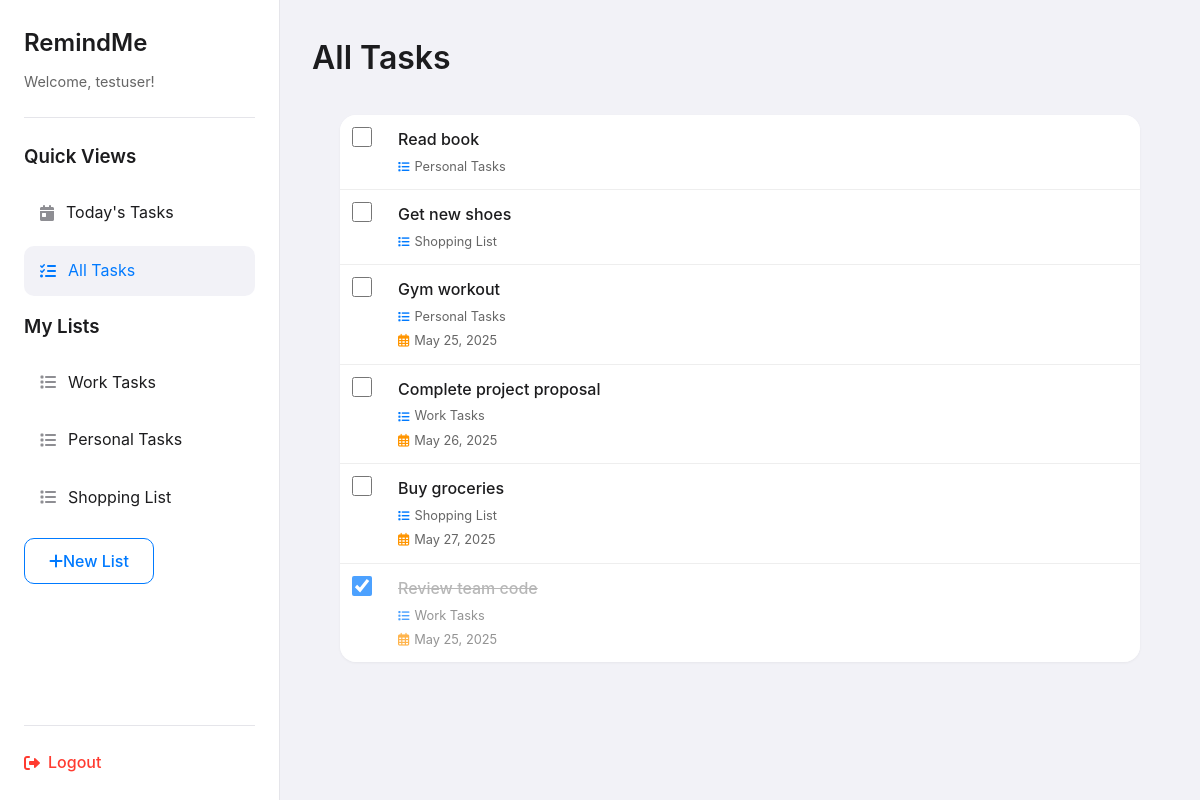
/dashboard.php (signed in), run on the app's committed database.
### tables this page shows
CREATE TABLE IF NOT EXISTS lists (
    id INT PRIMARY KEY AUTO_INCREMENT,
    user_id INT NOT NULL,
    title VARCHAR(255) NOT NULL,
    created_at TIMESTAMP DEFAULT CURRENT_TIMESTAMP,
    FOREIGN KEY (user_id) REFERENCES users(id) ON DELETE CASCADE
);

CREATE TABLE IF NOT EXISTS tasks (
    id INT PRIMARY KEY AUTO_INCREMENT,
    list_id INT NOT NULL,
    title VARCHAR(255) NOT NULL,
    status ENUM('pending', 'completed') DEFAULT 'pending',
    due_date DATETIME NULL,
    created_at TIMESTAMP DEFAULT CURRENT_TIMESTAMP,
    FOREIGN KEY (list_id) REFERENCES lists(id) ON DELETE CASCADE
);

### dashboard.php (the view, shortened to what this page needs)
<?php
include 'includes/db.php';
$user_id = $_SESSION['user_id'];
$username = $_SESSION['username'];
$view = $_GET['view'] ?? 'all';
$current_list_id = isset($_GET['list_id']) ? (int)$_GET['list_id'] : 0;
$stmt = $pdo->prepare("SELECT * FROM lists WHERE user_id = ? ORDER BY created_at DESC");
$stmt->execute([$user_id]);
$lists = $stmt->fetchAll();
$tasks = [];
$current_list_title = '';
switch ($view) {
    case 'all':
        $current_list_title = "All Tasks";
        $stmt = $pdo->prepare("
            SELECT t.*, l.title as list_title
            FROM tasks t
            JOIN lists l ON t.list_id = l.id
            WHERE l.user_id = ?
            ORDER BY t.status, t.due_date ASC
        ");
        $stmt->execute([$user_id]);
        $tasks = $stmt->fetchAll();
        break;
}
?>
<!DOCTYPE html>
<html lang="en">
<head>
    <link rel="stylesheet" href="assets/css/style.css">
    <link rel="stylesheet" href="https://cdnjs.cloudflare.com/ajax/libs/font-awesome/6.0.0-beta3/css/all.min.css">
</head>
<body class="ios-style">
    <div class="app-container">
        <div class="sidebar">
            <div class="sidebar-header">
                <h2>RemindMe</h2>
                <p>Welcome, <?php echo htmlspecialchars($username); ?>!</p>
            </div>
            <div class="lists-container">
                <h3>Quick Views</h3>
                <ul class="lists-menu">
                    <li class="<?php echo $view === 'today' ? 'active' : ''; ?>">
                        <a href="dashboard.php?view=today">
                            <i class="fas fa-calendar-day"></i>
                            Today's Tasks
                        </a>
                    </li>
                    <li class="<?php echo $view === 'all' ? 'active' : ''; ?>">
                        <a href="dashboard.php?view=all">
                            <i class="fas fa-tasks"></i>
                            All Tasks
                        </a>
                    </li>
                </ul>
                <h3>My Lists</h3>
                <ul class="lists-menu">
                    <?php foreach ($lists as $list): ?>
                        <li class="<?php echo $list['id'] == $current_list_id && $view === 'list' ? 'active' : ''; ?>">
                            <a href="dashboard.php?view=list&list_id=<?php echo $list['id']; ?>">
                                <i class="fas fa-list"></i>
                                <?php echo htmlspecialchars($list['title']); ?>
                            </a>
                        </li>
                    <?php endforeach; ?>
                </ul>
                <button id="add-list-btn" class="ios-button secondary">
                    <i class="fas fa-plus"></i> New List
                </button>
            </div>
            <div class="sidebar-footer">
                <a href="includes/logout.php" class="logout-btn">
                    <i class="fas fa-sign-out-alt"></i> Logout
                </a>
            </div>
        </div>
        <div class="main-content">
            <div class="content-header">
                <h1><?php echo htmlspecialchars($current_list_title); ?></h1>
            </div>
            <div class="tasks-container">
                <?php if (!empty($tasks)): ?>
                    <div class="tasks-list">
                        <?php foreach ($tasks as $task): ?>
                            <div class="task-item <?php echo $task['status'] === 'completed' ? 'completed' : ''; ?>" data-task-id="<?php echo $task['id']; ?>">
                                <div class="task-checkbox">
                                    <input type="checkbox" <?php echo $task['status'] === 'completed' ? 'checked' : ''; ?>>
                                </div>
                                <div class="task-content">
                                    <div class="task-title"><?php echo htmlspecialchars($task['title']); ?></div>
                                    <div class="task-list-name">
                                        <i class="fas fa-list"></i>
                                        <?php echo htmlspecialchars($task['list_title']); ?>
                                    </div>
                                    <?php if ($task['due_date']): ?>
                                        <div class="task-due-date">
                                            <i class="far fa-calendar-alt"></i>
                                            <?php echo date('M j, Y', strtotime($task['due_date'])); ?>
                                        </div>
                                    <?php endif; ?>
                                </div>
                            </div>
                        <?php endforeach; ?>
                    </div>
                <?php endif; ?>
            </div>
        </div>
    </div>
</body>
</html>

### assets/css/style.css (style rules this page uses)
* { margin: 0; padding: 0; box-sizing: border-box; font-family: -apple-system, BlinkMacSystemFont, 'Segoe UI', Roboto, Oxygen, Ubuntu, Cantarell, 'Open Sans', 'Helvetica Neue', sans-serif; }
body.ios-style { background-color: #f2f2f7; color: #1c1c1e; line-height: 1.6; }
h1, h2, h3, h4, h5, h6 { font-weight: 600; color: #1c1c1e; }
.ios-button { text-align: center; display: inline-flex; align-items: center; justify-content: center; padding: 0.75rem 1.5rem; border-radius: 10px; border: none; font-size: 1rem; font-weight: 500; cursor: pointer; transition: all 0.2s ease; text-decoration: none; }
.ios-button.secondary { background-color: transparent; color: #007aff; border: 1px solid #007aff; }
.app-container { display: flex; min-height: 100vh; }
.sidebar { width: 280px; background-color: white; border-right: 1px solid #e5e5ea; padding: 1.5rem; display: flex; flex-direction: column; }
.sidebar-header { padding-bottom: 1.5rem; border-bottom: 1px solid #e5e5ea; margin-bottom: 1.5rem; }
.sidebar-header h2 { font-size: 1.5rem; margin-bottom: 0.5rem; }
.sidebar-header p { color: #666; font-size: 0.9em; margin-top: 5px; }
.lists-container { flex: 1; }
.lists-menu { list-style: none; margin: 1rem 0; }
.lists-menu li { margin-bottom: 0.5rem; }
.lists-menu li a { display: flex; align-items: center; padding: 0.75rem 1rem; border-radius: 10px; color: #1c1c1e; text-decoration: none; transition: all 0.2s ease; }
.lists-menu li a i { margin-right: 0.75rem; color: #8e8e93; }
.lists-menu li.active a { background-color: #f2f2f7; color: #007aff; }
.lists-menu li.active a i { color: #007aff; }
.sidebar-footer { margin-top: auto; padding-top: 1.5rem; border-top: 1px solid #e5e5ea; }
.logout-btn { display: flex; align-items: center; color: #ff3b30; text-decoration: none; font-weight: 500; }
.logout-btn i { margin-right: 0.5rem; }
.main-content { flex: 1; padding: 2rem; background-color: #f2f2f7; }
.content-header { display: flex; justify-content: space-between; align-items: center; margin-bottom: 2rem; }
.tasks-container { max-width: 800px; margin: 0 auto; }
.tasks-list { background-color: white; border-radius: 16px; overflow: hidden; box-shadow: 0 1px 3px rgba(0, 0, 0, 0.05); }
.task-item { display: flex; align-items: flex-start; padding: 12px; border-bottom: 1px solid #eee; background: white; transition: background-color 0.2s; }
.task-item:last-child { border-bottom: none; }
.task-item.completed { opacity: 0.7; }
.task-item.completed .task-title { text-decoration: line-through; color: #999; }
.task-checkbox { margin-right: 1rem; }
.task-checkbox input { width: 20px; height: 20px; accent-color: #007aff; cursor: pointer; }
.task-content { flex: 1; min-width: 0; padding: 0 10px; }
.task-title { font-weight: 500; margin-bottom: 2px; }
.task-due-date { font-size: 0.8em; color: #666; margin-top: 4px; display: flex; align-items: center; gap: 5px; }
.task-due-date i { color: #FF9500; }
.task-list-name { font-size: 0.8em; color: #666; margin-top: 4px; display: flex; align-items: center; gap: 5px; }
.task-list-name i { font-size: 0.9em; color: #007AFF; }

### data on the page
lists: title "Work Tasks"
lists: title "Personal Tasks"
lists: title "Shopping List"
tasks: title "Read book", list.title "Personal Tasks"
tasks: title "Get new shoes", list.title "Shopping List"
tasks: title "Gym workout", list.title "Personal Tasks", due_date "May 25, 2025"
tasks: title "Complete project proposal", list.title "Work Tasks", due_date "May 26, 2025"
tasks: title "Buy groceries", list.title "Shopping List", due_date "May 27, 2025"
tasks: status "☑", title "Review team code", list.title "Work Tasks", due_date "May 25, 2025"

### other printed values
$username "testuser"
$current_list_title "All Tasks"
